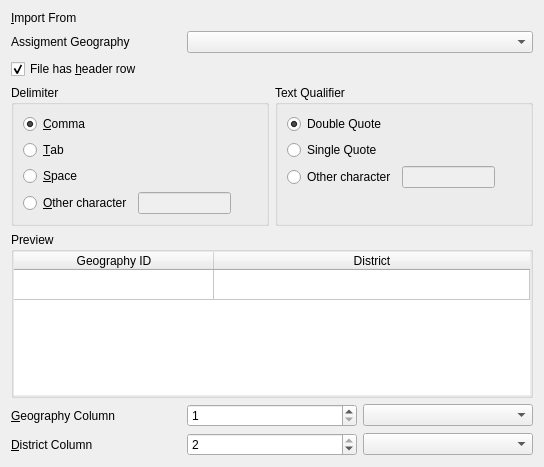
<?xml version="1.0" encoding="UTF-8"?>
<ui version="4.0">
    <class>wzpImport</class>
    <widget class="QWizardPage" name="wzpImport">
        <property name="geometry">
            <rect>
                <x>0</x>
                <y>0</y>
                <width>544</width>
                <height>467</height>
            </rect>
        </property>
        <property name="windowTitle">
            <string>Import Assignments</string>
        </property>
        <property name="title">
            <string>Import Assignments</string>
        </property>
        <property name="subTitle">
            <string>Import district assignments from a geogrpahic equivalency file</string>
        </property>
        <layout class="QGridLayout" name="gridLayout_2">
            <item row="5" column="0">
                <widget class="QLabel" name="lblGeoCol">
                    <property name="sizePolicy">
                        <sizepolicy hsizetype="Minimum" vsizetype="Preferred">
                            <horstretch>0</horstretch>
                            <verstretch>0</verstretch>
                        </sizepolicy>
                    </property>
                    <property name="text">
                        <string>&amp;Geography Column</string>
                    </property>
                    <property name="buddy">
                        <cstring>sbxGeographyCol</cstring>
                    </property>
                </widget>
            </item>
            <item row="7" column="0">
                <widget class="QLabel" name="lblDistrictCol">
                    <property name="sizePolicy">
                        <sizepolicy hsizetype="Minimum" vsizetype="Preferred">
                            <horstretch>0</horstretch>
                            <verstretch>0</verstretch>
                        </sizepolicy>
                    </property>
                    <property name="text">
                        <string>&amp;District Column</string>
                    </property>
                    <property name="buddy">
                        <cstring>sbxDistrictCol</cstring>
                    </property>
                </widget>
            </item>
            <item row="3" column="0" colspan="3">
                <layout class="QHBoxLayout" name="horizontalLayout2">
                    <item>
                        <widget class="QGroupBox" name="gbDelimiter">
                            <property name="toolTip">
                                <string>Select or enter the field delimiter</string>
                            </property>
                            <property name="title">
                                <string>Delimiter</string>
                            </property>
                            <layout class="QGridLayout" name="gridLayout2">
                                <item row="3" column="0">
                                    <widget class="QRadioButton" name="rbOther">
                                        <property name="text">
                                            <string>&amp;Other character</string>
                                        </property>
                                    </widget>
                                </item>
                                <item row="3" column="2">
                                    <spacer name="horizontalSpacer1">
                                        <property name="orientation">
                                            <enum>Qt::Horizontal</enum>
                                        </property>
                                        <property name="sizeHint" stdset="0">
                                            <size>
                                                <width>40</width>
                                                <height>20</height>
                                            </size>
                                        </property>
                                    </spacer>
                                </item>
                                <item row="0" column="0">
                                    <widget class="QRadioButton" name="rbComma">
                                        <property name="text">
                                            <string>&amp;Comma</string>
                                        </property>
                                        <property name="checked">
                                            <bool>true</bool>
                                        </property>
                                    </widget>
                                </item>
                                <item row="3" column="1">
                                    <widget class="QLineEdit" name="edOther">
                                        <property name="enabled">
                                            <bool>false</bool>
                                        </property>
                                        <property name="maxLength">
                                            <number>1</number>
                                        </property>
                                    </widget>
                                </item>
                                <item row="2" column="0">
                                    <widget class="QRadioButton" name="rbSpace">
                                        <property name="text">
                                            <string>&amp;Space</string>
                                        </property>
                                    </widget>
                                </item>
                                <item row="1" column="0">
                                    <widget class="QRadioButton" name="rbTab">
                                        <property name="text">
                                            <string>&amp;Tab</string>
                                        </property>
                                    </widget>
                                </item>
                            </layout>
                        </widget>
                    </item>
                    <item>
                        <widget class="QGroupBox" name="gbQuote">
                            <property name="toolTip">
                                <string>Select or enter the quote character that will define field values</string>
                            </property>
                            <property name="title">
                                <string>Text Qualifier</string>
                            </property>
                            <layout class="QGridLayout" name="gridLayout">
                                <item row="1" column="0">
                                    <widget class="QRadioButton" name="rbSingleQuote">
                                        <property name="text">
                                            <string>Single Quote</string>
                                        </property>
                                    </widget>
                                </item>
                                <item row="2" column="2">
                                    <spacer name="horizontalSpacer2">
                                        <property name="orientation">
                                            <enum>Qt::Horizontal</enum>
                                        </property>
                                        <property name="sizeHint" stdset="0">
                                            <size>
                                                <width>40</width>
                                                <height>20</height>
                                            </size>
                                        </property>
                                    </spacer>
                                </item>
                                <item row="0" column="0">
                                    <widget class="QRadioButton" name="rbDoubleQuote">
                                        <property name="text">
                                            <string>Double Quote</string>
                                        </property>
                                        <property name="checked">
                                            <bool>true</bool>
                                        </property>
                                    </widget>
                                </item>
                                <item row="2" column="0">
                                    <widget class="QRadioButton" name="rbOtherQuote">
                                        <property name="text">
                                            <string>Other character</string>
                                        </property>
                                    </widget>
                                </item>
                                <item row="2" column="1">
                                    <widget class="QLineEdit" name="edOtherQuote">
                                        <property name="enabled">
                                            <bool>false</bool>
                                        </property>
                                        <property name="maxLength">
                                            <number>1</number>
                                        </property>
                                    </widget>
                                </item>
                                <item row="3" column="0">
                                    <spacer name="verticalSpacer1">
                                        <property name="orientation">
                                            <enum>Qt::Vertical</enum>
                                        </property>
                                        <property name="sizeHint" stdset="0">
                                            <size>
                                                <width>20</width>
                                                <height>40</height>
                                            </size>
                                        </property>
                                    </spacer>
                                </item>
                            </layout>
                        </widget>
                    </item>
                </layout>
            </item>
            <item row="8" column="0" colspan="3">
                <spacer name="verticalSpacer">
                    <property name="orientation">
                        <enum>Qt::Vertical</enum>
                    </property>
                    <property name="sizeHint" stdset="0">
                        <size>
                            <width>20</width>
                            <height>40</height>
                        </size>
                    </property>
                </spacer>
            </item>
            <item row="2" column="0" colspan="3">
                <widget class="QCheckBox" name="cbxHeaderRow">
                    <property name="toolTip">
                        <string>Check if the equivalency file includes a header row</string>
                    </property>
                    <property name="text">
                        <string>File has &amp;header row</string>
                    </property>
                    <property name="checked">
                        <bool>true</bool>
                    </property>
                </widget>
            </item>
            <item row="0" column="0">
                <widget class="QLabel" name="lblImportAssignment">
                    <property name="sizePolicy">
                        <sizepolicy hsizetype="Minimum" vsizetype="Preferred">
                            <horstretch>0</horstretch>
                            <verstretch>0</verstretch>
                        </sizepolicy>
                    </property>
                    <property name="text">
                        <string>&amp;Import From</string>
                    </property>
                    <property name="buddy">
                        <cstring>fileImportFrom</cstring>
                    </property>
                </widget>
            </item>
            <item row="4" column="0" colspan="3">
                <widget class="QGroupBox" name="gbPreview">
                    <property name="title">
                        <string>Preview</string>
                    </property>
                    <property name="flat">
                        <bool>true</bool>
                    </property>
                    <layout class="QVBoxLayout" name="verticalLayout">
                        <property name="leftMargin">
                            <number>0</number>
                        </property>
                        <property name="topMargin">
                            <number>0</number>
                        </property>
                        <property name="rightMargin">
                            <number>0</number>
                        </property>
                        <property name="bottomMargin">
                            <number>0</number>
                        </property>
                        <item>
                            <widget class="QTableWidget" name="tbPreview">
                                <property name="sizePolicy">
                                    <sizepolicy hsizetype="Expanding" vsizetype="Expanding">
                                        <horstretch>0</horstretch>
                                        <verstretch>0</verstretch>
                                    </sizepolicy>
                                </property>
                                <property name="frameShape">
                                    <enum>QFrame::NoFrame</enum>
                                </property>
                                <property name="frameShadow">
                                    <enum>QFrame::Plain</enum>
                                </property>
                                <property name="selectionBehavior">
                                    <enum>QAbstractItemView::SelectRows</enum>
                                </property>
                                <property name="rowCount">
                                    <number>1</number>
                                </property>
                                <attribute name="horizontalHeaderMinimumSectionSize">
                                    <number>200</number>
                                </attribute>
                                <attribute name="horizontalHeaderStretchLastSection">
                                    <bool>true</bool>
                                </attribute>
                                <attribute name="verticalHeaderVisible">
                                    <bool>false</bool>
                                </attribute>
                                <row />
                                <column>
                                    <property name="text">
                                        <string>Geography ID</string>
                                    </property>
                                </column>
                                <column>
                                    <property name="text">
                                        <string>District</string>
                                    </property>
                                </column>
                            </widget>
                        </item>
                    </layout>
                </widget>
            </item>
            <item row="1" column="0">
                <widget class="QLabel" name="lblJoinField">
                    <property name="sizePolicy">
                        <sizepolicy hsizetype="Minimum" vsizetype="Preferred">
                            <horstretch>0</horstretch>
                            <verstretch>0</verstretch>
                        </sizepolicy>
                    </property>
                    <property name="toolTip">
                        <string comment="redistricting">Geography field on which equivalency file will be joined to assignments layer</string>
                    </property>
                    <property name="text">
                        <string>Assigment Geography</string>
                    </property>
                    <property name="buddy">
                        <cstring>cmbJoinField</cstring>
                    </property>
                </widget>
            </item>
            <item row="1" column="1" colspan="2">
                <widget class="RdsFieldComboBox" name="cmbJoinField">
                    <property name="sizePolicy">
                        <sizepolicy hsizetype="MinimumExpanding" vsizetype="Fixed">
                            <horstretch>0</horstretch>
                            <verstretch>0</verstretch>
                        </sizepolicy>
                    </property>
                    <property name="toolTip">
                        <string>Choose the geography field on which equivalency file will be joined to assignments layer</string>
                    </property>
                </widget>
            </item>
            <item row="0" column="1" colspan="2">
                <widget class="RdsFileWidget" name="fileImportFrom">
                    <property name="enabled">
                        <bool>true</bool>
                    </property>
                    <property name="sizePolicy">
                        <sizepolicy hsizetype="MinimumExpanding" vsizetype="Preferred">
                            <horstretch>0</horstretch>
                            <verstretch>0</verstretch>
                        </sizepolicy>
                    </property>
                    <property name="toolTip">
                        <string>Select the equivalency file from which assignments will be imported</string>
                    </property>
                    <property name="statusTip">
                        <string>Choose an equivalency file to import</string>
                    </property>
                    <property name="dialogTitle">
                        <string>Select Equivalency File</string>
                    </property>
                    <property name="filter">
                        <string notr="true">*.csv;*.txt;*.xls;*.xlsx;*.ods</string>
                    </property>
                </widget>
            </item>
            <item row="5" column="1" colspan="2">
                <layout class="QHBoxLayout" name="horizontalLayout_2">
                    <item>
                        <widget class="QSpinBox" name="sbxGeographyCol">
                            <property name="sizePolicy">
                                <sizepolicy hsizetype="MinimumExpanding" vsizetype="Fixed">
                                    <horstretch>0</horstretch>
                                    <verstretch>0</verstretch>
                                </sizepolicy>
                            </property>
                            <property name="toolTip">
                                <string>Choose the column that will be matched to the geography in the assignment layer</string>
                            </property>
                            <property name="minimum">
                                <number>1</number>
                            </property>
                            <property name="maximum">
                                <number>2</number>
                            </property>
                        </widget>
                    </item>
                    <item>
                        <widget class="QComboBox" name="cmbGeographyCol">
                            <property name="sizePolicy">
                                <sizepolicy hsizetype="MinimumExpanding" vsizetype="Fixed">
                                    <horstretch>0</horstretch>
                                    <verstretch>0</verstretch>
                                </sizepolicy>
                            </property>
                            <property name="toolTip">
                                <string>Choose the column that will be matched to the geography in the assignment layer</string>
                            </property>
                        </widget>
                    </item>
                </layout>
            </item>
            <item row="7" column="1" colspan="2">
                <layout class="QHBoxLayout" name="horizontalLayout_3">
                    <item>
                        <widget class="QSpinBox" name="sbxDistrictCol">
                            <property name="sizePolicy">
                                <sizepolicy hsizetype="MinimumExpanding" vsizetype="Fixed">
                                    <horstretch>0</horstretch>
                                    <verstretch>0</verstretch>
                                </sizepolicy>
                            </property>
                            <property name="toolTip">
                                <string>Choose the column that will be imported as the district for the corresponding unit of geography</string>
                            </property>
                            <property name="minimum">
                                <number>1</number>
                            </property>
                            <property name="maximum">
                                <number>2</number>
                            </property>
                            <property name="value">
                                <number>2</number>
                            </property>
                        </widget>
                    </item>
                    <item>
                        <widget class="QComboBox" name="cmbDistrictCol">
                            <property name="sizePolicy">
                                <sizepolicy hsizetype="MinimumExpanding" vsizetype="Fixed">
                                    <horstretch>0</horstretch>
                                    <verstretch>0</verstretch>
                                </sizepolicy>
                            </property>
                            <property name="toolTip">
                                <string>Choose the column that will be imported as the district for the corresponding unit of geography</string>
                            </property>
                        </widget>
                    </item>
                </layout>
            </item>
        </layout>
    </widget>
    <customwidgets>
        <customwidget>
            <class>QgsFieldComboBox</class>
            <extends>QComboBox</extends>
            <header>qgsfieldcombobox.h</header>
        </customwidget>
        <customwidget>
            <class>QgsFileWidget</class>
            <extends>QWidget</extends>
            <header>qgsfilewidget.h</header>
        </customwidget>
        <customwidget>
            <class>RdsFileWidget</class>
            <extends>QgsFileWidget</extends>
            <header>.RedistrictingWidgets</header>
        </customwidget>
        <customwidget>
            <class>RdsFieldComboBox</class>
            <extends>QgsFieldComboBox</extends>
            <header>.RedistrictingWidgets</header>
        </customwidget>
    </customwidgets>
    <tabstops>
        <tabstop>cbxHeaderRow</tabstop>
        <tabstop>rbComma</tabstop>
        <tabstop>rbTab</tabstop>
        <tabstop>rbSpace</tabstop>
        <tabstop>rbOther</tabstop>
        <tabstop>edOther</tabstop>
        <tabstop>rbDoubleQuote</tabstop>
        <tabstop>rbSingleQuote</tabstop>
        <tabstop>rbOtherQuote</tabstop>
        <tabstop>edOtherQuote</tabstop>
        <tabstop>sbxGeographyCol</tabstop>
        <tabstop>cmbGeographyCol</tabstop>
        <tabstop>sbxDistrictCol</tabstop>
        <tabstop>cmbDistrictCol</tabstop>
    </tabstops>
    <resources />
    <connections>
        <connection>
            <sender>rbOther</sender>
            <signal>toggled(bool)</signal>
            <receiver>edOther</receiver>
            <slot>setEnabled(bool)</slot>
            <hints>
                <hint type="sourcelabel">
                    <x>85</x>
                    <y>173</y>
                </hint>
                <hint type="destinationlabel">
                    <x>218</x>
                    <y>173</y>
                </hint>
            </hints>
        </connection>
        <connection>
            <sender>rbOther</sender>
            <signal>toggled(bool)</signal>
            <receiver>edOther</receiver>
            <slot>setFocus()</slot>
            <hints>
                <hint type="sourcelabel">
                    <x>85</x>
                    <y>173</y>
                </hint>
                <hint type="destinationlabel">
                    <x>218</x>
                    <y>173</y>
                </hint>
            </hints>
        </connection>
    </connections>
</ui>
